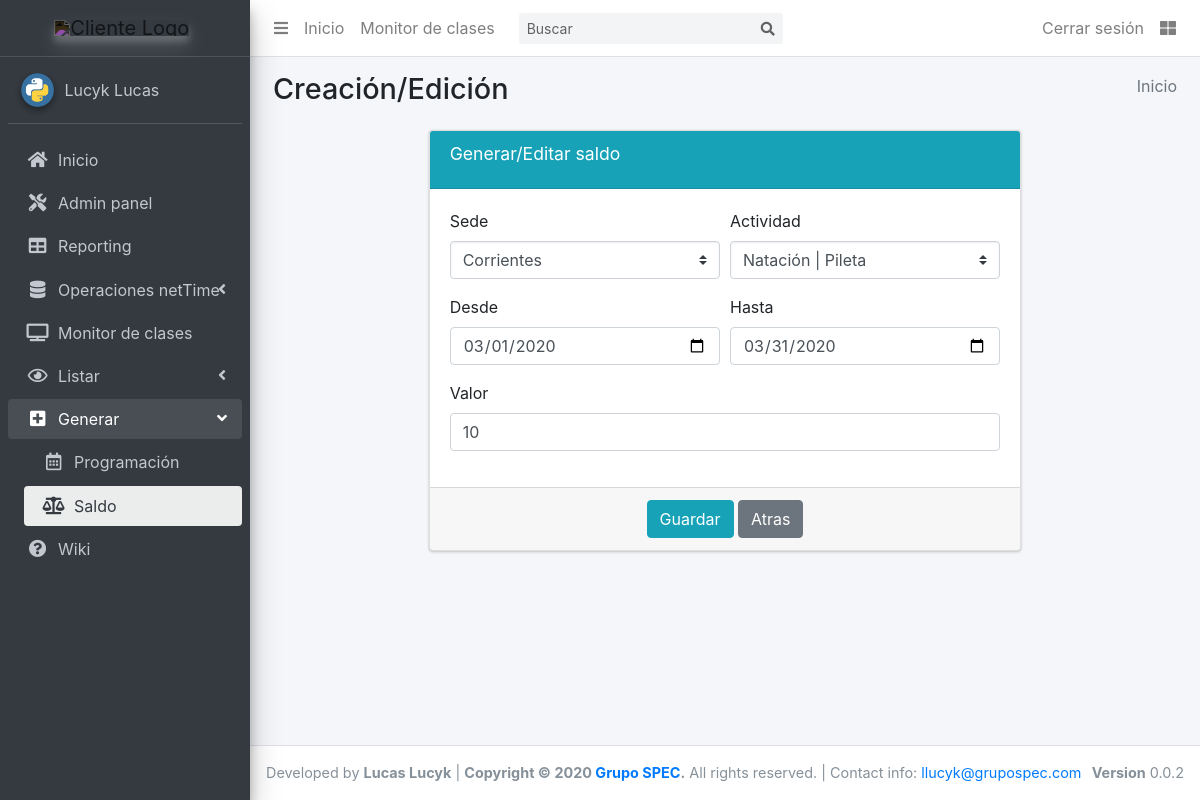
The page /update/saldo/3 (signed in) on the database as committed earlier.
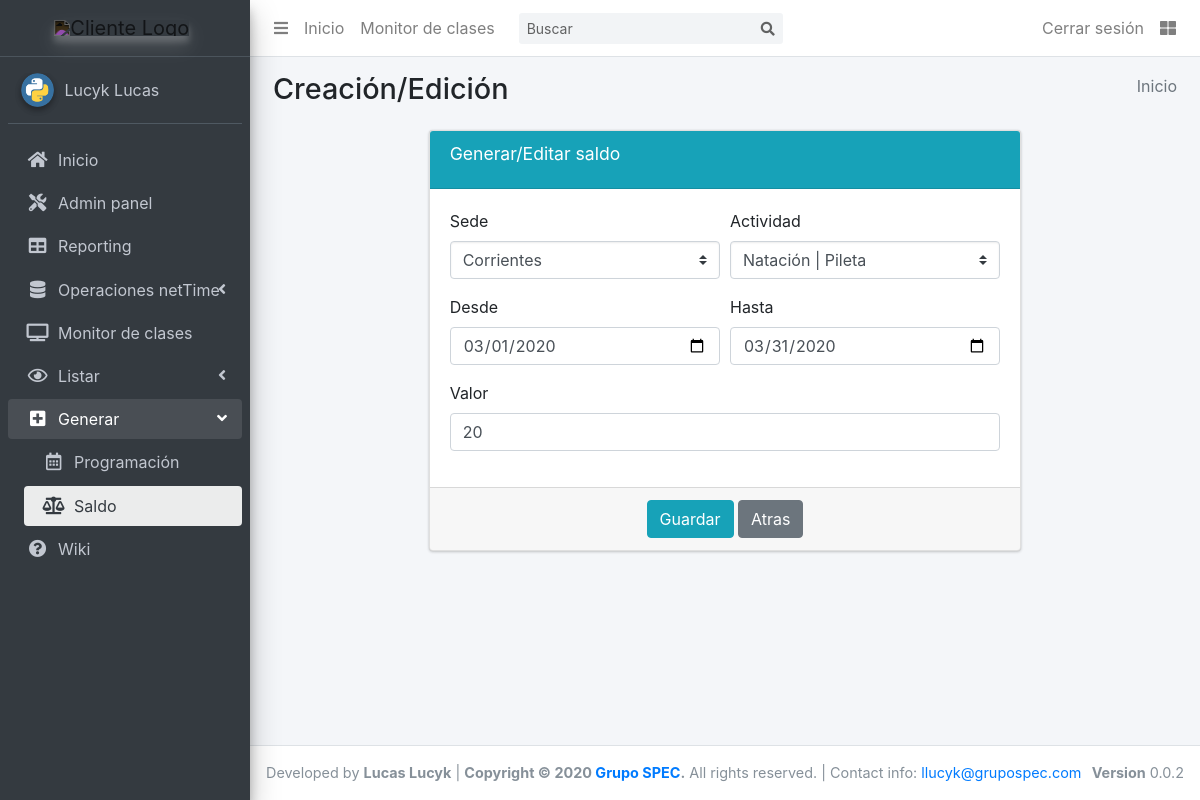
The same page on the database as committed later.
### scg_app/models.py (models this page shows, shortened)
class Saldo(models.Model):
    actividad = models.ForeignKey('Actividad', on_delete=models.CASCADE)
    sede = models.ForeignKey('Sede', on_delete=models.CASCADE)
    desde = models.DateField(default=timezone.now)
    hasta = models.DateField(default=timezone.now)
    saldo_asignado = models.PositiveIntegerField(default=0,
        validators=[MinValueValidator(1)],
        help_text="Cantidad de clases que desea disponibilizar"
    )
    class Meta:
        verbose_name = "Saldo"
        verbose_name_plural = "Saldos"
        get_latest_by = "id"

class Sede(models.Model):
    id_netTime = models.PositiveIntegerField(default=0,
        validators=[MinValueValidator(1)],
        unique=True,
        help_text="Para matchear marcajes e importaciones"
    )
    nombre = models.CharField(max_length=40)
    tipo = models.CharField(max_length=30, default="Física", blank=True)
    def __str__(self):
        return f'{self.nombre}'
    class Meta:
        verbose_name = "Sede"
        verbose_name_plural = "Sedes"
        get_latest_by = "id"

class Actividad(models.Model):
    nombre = models.CharField(max_length=100)
    grupo = models.ForeignKey('GrupoActividad', on_delete=models.SET(''), null=True, blank=True)
    def __str__(self):
        return f'{self.nombre} | {self.grupo}'
    class Meta:
        verbose_name = "Actividad"
        verbose_name_plural = "Actividades"
        get_latest_by = "id"

class GrupoActividad(models.Model):
    nombre = models.CharField(max_length=100)
    def __str__(self):
        return f'{self.nombre}'
    class Meta:
        verbose_name = "Grupo de Actividad"
        verbose_name_plural = "Grupo de Actividades"
        get_latest_by = "id"

### scg_app/views.py (the view, shortened to what this page needs)
# urls.py: path('update/saldo/<int:pk>', views.saldo_update, name='saldo_update'),
@login_required
def saldo_update(request, pk, context=None):
    saldo = get_object_or_404(Saldo, pk=pk)
    form = SaldoUpdForm(instance=saldo)
    context = {'form': form}
    return render(request, 'apps/scg_app/create/saldo.html', context)

### scg_app/forms.py
class SaldoUpdForm(SaldoForm, forms.ModelForm):
    class Meta:
        model = Saldo
        fields = ['sede', 'actividad', 'desde', 'hasta', 'saldo_asignado']

### templates/apps/scg_app/create/saldo.html (shortened to what this page needs)
{% extends "apps/scg_app/create/base.html" %}
{% block active_saldo %}active{% endblock %}
{% block formulario %}
	{% if form %}
		<div class="row">
			<div class="col-md-2"></div>
			<div class="col-md-8">
				<form method="POST" class="needs-validation" novalidate>
					<div class="card card-info">
			      <div class="card-header align-middle">
			        <h3 class="card-title align-middle">Generar/Editar saldo</h3>
						</div>
						<div class="card-body">
							<div class="form-row">
                <div class="form-group col-md-6 col-sm-12">
                  <label for="sede">Sede</label>
                  <select id="sede" class="form-control custom-select" name="sede" required>
										{% for sede in form.sede %}
				              {{ sede }}
				            {% endfor %}
									</select>
                </div>
                <div class="form-group col-md-6 col-sm-12">
                  <label for="actividad">Actividad</label>
                  <select id="actividad" class="form-control custom-select" name="actividad" required>
										{% for actividad in form.actividad %}
				              {{ actividad }}
				            {% endfor %}
									</select>
                </div>
              </div>
              <div class="form-row">
                <div class="form-group col-md-6 col-sm-12">
                  <label for="desde">Desde</label>
                  {{form.desde}}
                </div>
                <div class="form-group col-md-6 col-sm-12">
                  <label for="hasta">Hasta</label>
                  {{form.hasta}}
                </div>
              </div>
              <div class="form-row">
                <div class="form-group col-12">
                	<label for="saldo_asignado">Valor</label>
                	{{form.saldo_asignado}}
                </div>
              </div>
						</div>
						<div class="card-footer text-center">
		          <input class="btn btn-info" type="submit" value="Guardar">
		          <a class="btn btn-secondary" href="javascript: window.history.back();" role="button">Atras</a>
		        </div>
		    	</div>
		    </form>
			</div>
			<div class="col-md-2"></div>
		</div>
	{% endif %}
{% endblock %}

Rows that differ between the two databases and show on the page:
changed Saldo "Corrientes": saldo_asignado "10" → "20"
